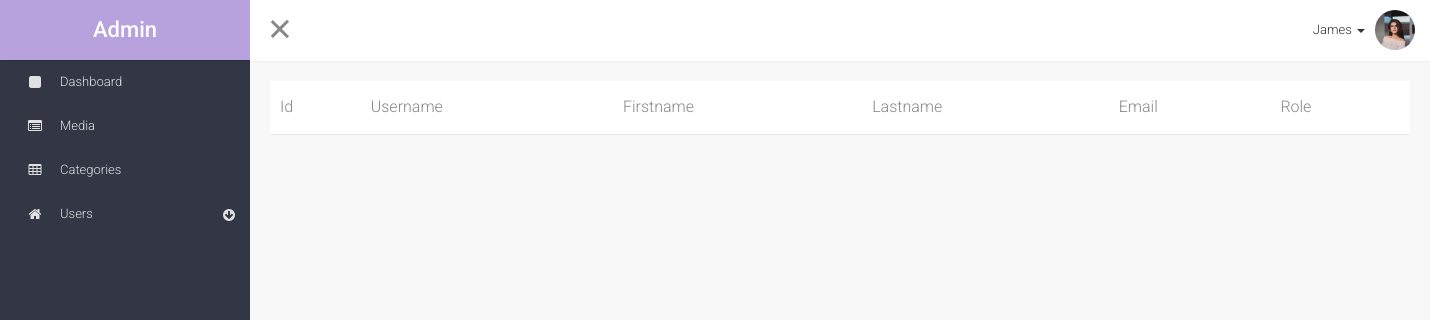
Page /admin/users.php on the earlier database version.
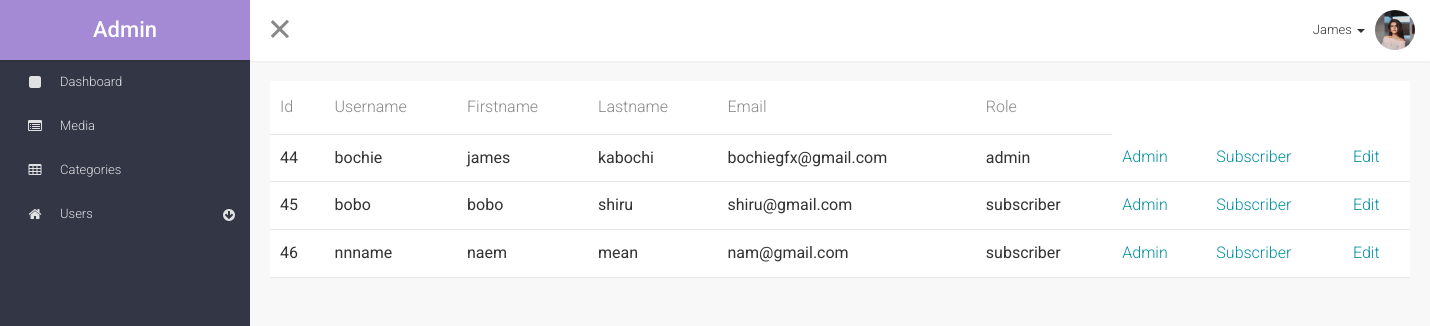
Same page on the later database version.
### tables this page shows
CREATE TABLE `users` (
  `user_id` int(3) NOT NULL,
  `username` varchar(255) NOT NULL,
  `user_password` varchar(255) NOT NULL,
  `user_firstname` varchar(255) NOT NULL,
  `user_lastname` varchar(255) NOT NULL,
  `user_email` varchar(255) NOT NULL,
  `user_image` text NOT NULL,
  `user_role` varchar(255) NOT NULL,
  `randSalt` varchar(255) NOT NULL DEFAULT '$2y$10$iusesomecrazystrings22'
);

### admin/includes/view_all_users.php (the view, shortened to what this page needs)
<div class="container " >
<table class="table table-bordered table-hover">
     <thead>
         <tr>
             <th>Id</th>
             <th>Username</th>
             <th>Firstname</th>
             <th>Lastname</th>
             <th>Email</th>
             <th>Role</th>
         </tr>
     </thead>
           <tbody>
<?php
$query = "SELECT * FROM users";
$select_users = mysqli_query($connection,$query);
while($row = mysqli_fetch_assoc($select_users)) {
$user_id             = $row['user_id'];
$username            = $row['username'];
$user_firstname      = $row['user_firstname'];
$user_lastname       = $row['user_lastname'];
$user_email          = $row['user_email'];
$user_role           = $row['user_role'];
echo "<tr>";
echo "<td>$user_id </td>";
echo "<td>$username</td>";
echo "<td>$user_firstname</td>";
echo "<td>$user_lastname</td>";
echo "<td>$user_email</td>";
echo "<td>$user_role</td>";
echo "<td><a href='users.php?change_to_admin={$user_id}'>Admin</a></td>";
echo "<td><a href='users.php?change_to_sub={$user_id}'>Subscriber</a></td>";
echo "<td><a href='users.php?source=edit_user&edit_user={$user_id}'>Edit</a></td>";
echo "</tr>";
}
?>
 </tbody>
 </table>
</div>

### admin/users.php (shortened to what this page needs)
<?php include "_includes/db.php"; ?>
<!DOCTYPE html>
<html lang="en">
<head>
    <link rel="stylesheet" href="assets/components/bootstrap-3.3.7-dist/css/bootstrap.min.css">
    <link rel="stylesheet" href="assets/components/jquery-ui-1.12.1/jquery-ui.min.css">
    <link rel="stylesheet" href="assets/components/font-awesome/css/font-awesome.min.css">
    <link rel="stylesheet" href="assets/components/elegant-font/style.css">
    <link rel="stylesheet" href="assets/components/themify-icons/themify-icons.css">
    <link rel="stylesheet" href="assets/components/owl-carousel/assets/owl.carousel.min.css">
    <link rel="stylesheet" href="assets/components/owl-carousel/assets/owl.theme.default.min.css">
    <link rel="stylesheet" href="assets/components/magnific-popup-master/dist/magnific-popup.css">
    <link rel="stylesheet" href="assets/components/malihu-custom-scrollbar/jquery.mCustomScrollbar.min.css">
    <link rel="stylesheet" href="assets/components/jqvmap/dist/jqvmap.min.css">
    <link rel="stylesheet" href="assets/css/theme.css">
  </head>
  <body class="sidebar-expanded">
  <?php
  include_once "_includes/header.php";
  ?>
  <main class="main-container">
<div id="page-wrapper">
<div class="section container">
    <div class="row">
<?php
if(isset($_GET['source'])){
$source = $_GET['source'];
} else {
$source = '';
}
switch($source) {
    default:
    include "includes/view_all_users.php";
    break;
}
?>
            </div>
        </div>
    </div>
</main>
</body>
</html>

### admin/_includes/header.php (shortened to what this page needs)
<header class="header">
    <div class="top-line">
        <a href="#" class="brand">
            <div class="brand-big">
                <span class="strong">Admin</span>
            </div>
        </a>
        <div class="menu-button">
            <a href="#" class="sidebar-toggle menu-toggle open">
                <div class="menu-icon">
                    <span></span><span></span><span></span>
                    <span></span><span></span><span></span>
                </div>
            </a>
        </div>
        <div class="navigation-top">
            <ul class="navbar-top navbar-top-right">
                <li class="dropdown">
                    <a href="#" class="dropdown-toggle nav-profile" data-toggle="dropdown">
                        <span class="profile-name">James</span>
                        <span class="caret"></span>
                        <div class="profile-avatar">
                            <div class="profile-avatar-image">
                                <img src="images/avatar-f-05.jpg" alt="">
                            </div>
                        </div>
                    </a>
                </li>
            </ul>
        </div>
    </div>
    <div class="sidebar custom-scrollbar">
        <div class="sidebar-content">
            <ul class="sidebar-navigation sb-nav">
                <li>
                    <a href="home.php" class="sb-nav-item">
                        <i class="icon fa fa-square"></i>
                        <span>Dashboard</span>
                    </a>
                </li>
                <li>
                    <a href="media.php" class="sb-nav-item">
                        <i class="icon fa fa-list-alt"></i>
                        <span>Media</span>
                    </a>
                </li>
                <li>
                    <a href="categories.php" class="sb-nav-item">
                        <i class="icon fa fa-table"></i>
                        <span>Categories</span>
                    </a>
                </li>
                <li class="sb-dropdown">
                    <a href="#" class="sb-nav-item sb-dropdown-toggle">
                        <i class="icon fa fa-home"></i>
                        <span>Users</span>
                    </a>
                </li>
            </ul>
        </div>
    </div>
</header>

Differences in the rows shown:
added users: user_id "44", username "bochie", user_firstname "james", user_lastname "kabochi", user_email "bochiegfx@gmail.com", user_role "admin"
added users: user_id "45", username "bobo", user_firstname "bobo", user_lastname "shiru", user_email "shiru@gmail.com", user_role "subscriber"
added users: user_id "46", username "nnname", user_firstname "naem", user_lastname "mean", user_email "nam@gmail.com", user_role "subscriber"
